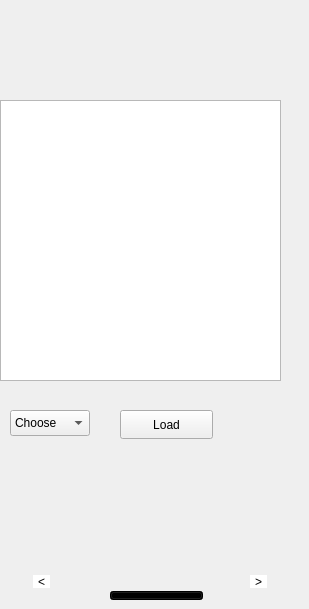
    <widget class="QWidget" name="page_13">
     <widget class="QLabel" name="label_13">
      <property name="geometry">
       <rect>
        <x>0</x>
        <y>0</y>
        <width>300</width>
        <height>600</height>
       </rect>
      </property>
      <property name="text">
       <string/>
      </property>
      <property name="pixmap">
       <pixmap resource="resource.qrc">:/image7/7.png</pixmap>
      </property>
      <property name="scaledContents">
       <bool>true</bool>
      </property>
     </widget>
     <widget class="QTableView" name="tableView_for_rider_history">
      <property name="geometry">
       <rect>
        <x>0</x>
        <y>100</y>
        <width>281</width>
        <height>281</height>
       </rect>
      </property>
     </widget>
     <widget class="QComboBox" name="comboBox_for_rider_history">
      <property name="geometry">
       <rect>
        <x>10</x>
        <y>410</y>
        <width>80</width>
        <height>26</height>
       </rect>
      </property>
      <item>
       <property name="text">
        <string>Choose</string>
       </property>
      </item>
      <item>
       <property name="text">
        <string>Ride</string>
       </property>
      </item>
      <item>
       <property name="text">
        <string>Delivery</string>
       </property>
      </item>
     </widget>
     <widget class="QPushButton" name="rider_his_load_btn">
      <property name="geometry">
       <rect>
        <x>120</x>
        <y>410</y>
        <width>93</width>
        <height>29</height>
       </rect>
      </property>
      <property name="text">
       <string>Load</string>
      </property>
     </widget>
     <widget class="QPushButton" name="pushButton_12">
      <property name="geometry">
       <rect>
        <x>250</x>
        <y>575</y>
        <width>17</width>
        <height>13</height>
       </rect>
      </property>
      <property name="styleSheet">
       <string notr="true">background-color: rgb(255, 255, 255);
font: 10pt &quot;Segoe UI&quot;;
border:none;</string>
      </property>
      <property name="text">
       <string>&gt;</string>
      </property>
     </widget>
     <widget class="QPushButton" name="pushButton_13">
      <property name="geometry">
       <rect>
        <x>33</x>
        <y>575</y>
        <width>17</width>
        <height>13</height>
       </rect>
      </property>
      <property name="styleSheet">
       <string notr="true">background-color: rgb(255, 255, 255);
font: 10pt &quot;Segoe UI&quot;;
border:none;</string>
      </property>
      <property name="text">
       <string>&lt;</string>
      </property>
     </widget>
     <widget class="QPushButton" name="Home_btn_10">
      <property name="geometry">
       <rect>
        <x>110</x>
        <y>591</y>
        <width>93</width>
        <height>9</height>
       </rect>
      </property>
      <property name="styleSheet">
       <string notr="true">background-color: rgb(0, 0, 0);</string>
      </property>
      <property name="text">
       <string/>
      </property>
     </widget>
    </widget>
